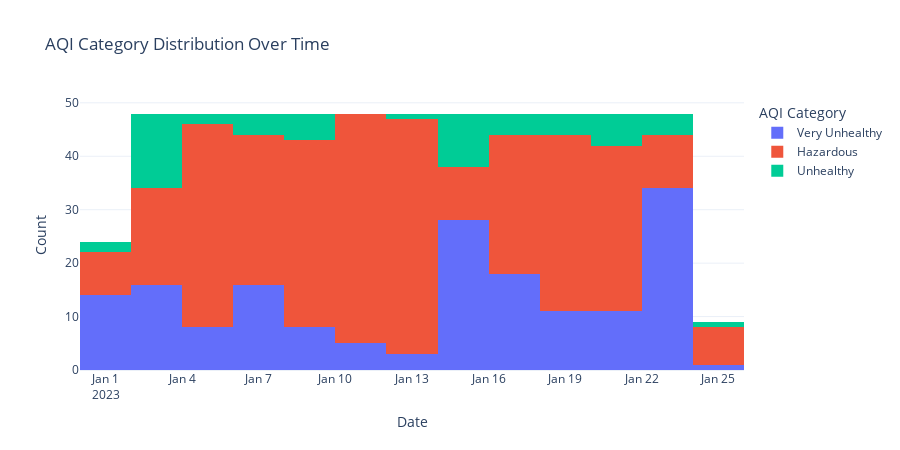

Source (notebook cell):
### Code cell
fig = px.histogram(data, x="date", 
                    color="AQI Category", 
                    title="AQI Category Distribution Over Time")
fig.update_layout(width=900, height=450,
                  xaxis_title="Date", yaxis_title="Count")
fig.show()

### Figure 1 — Plotly figure (JSON) as saved in the notebook; plotly's stock layout.template omitted (floating-point values rounded to 4 significant figures; data arrays with more than 128 entries replaced by an {"elided": "..."} marker saying what was removed)
{"data": [{"alignmentgroup": "True", "bingroup": "x", "hovertemplate": "AQI Category=Very Unhealthy<br>date=%{x}<br>count=%{y}<extra></extra>", "legendgroup": "Very Unhealthy", "marker": {"color": "#636efa", "pattern": {"shape": ""}}, "name": "Very Unhealthy", "offsetgroup": "Very Unhealthy", "orientation": "v", "showlegend": true, "type": "histogram", "x": {"elided": "173 str values"}, "xaxis": "x", "yaxis": "y"}, {"alignmentgroup": "True", "bingroup": "x", "hovertemplate": "AQI Category=Hazardous<br>date=%{x}<br>count=%{y}<extra></extra>", "legendgroup": "Hazardous", "marker": {"color": "#EF553B", "pattern": {"shape": ""}}, "name": "Hazardous", "offsetgroup": "Hazardous", "orientation": "v", "showlegend": true, "type": "histogram", "x": {"elided": "331 str values"}, "xaxis": "x", "yaxis": "y"}, {"alignmentgroup": "True", "bingroup": "x", "hovertemplate": "AQI Category=Unhealthy<br>date=%{x}<br>count=%{y}<extra></extra>", "legendgroup": "Unhealthy", "marker": {"color": "#00cc96", "pattern": {"shape": ""}}, "name": "Unhealthy", "offsetgroup": "Unhealthy", "orientation": "v", "showlegend": true, "type": "histogram", "x": ["2023-01-01T22:00:00", "2023-01-01T23:00:00", "2023-01-02T00:00:00", "2023-01-02T01:00:00", "2023-01-02T17:00:00", "2023-01-02T18:00:00", "2023-01-02T19:00:00", "2023-01-02T20:00:00", "2023-01-02T21:00:00", "2023-01-02T22:00:00", "2023-01-02T23:00:00", "2023-01-03T00:00:00", "2023-01-03T01:00:00", "2023-01-03T04:00:00", "2023-01-03T05:00:00", "2023-01-03T06:00:00", "2023-01-05T17:00:00", "2023-01-05T18:00:00", "2023-01-06T16:00:00", "2023-01-06T17:00:00", "2023-01-06T18:00:00", "2023-01-06T19:00:00", "2023-01-08T15:00:00", "2023-01-08T16:00:00", "2023-01-08T17:00:00", "2023-01-08T18:00:00", "2023-01-09T19:00:00", "2023-01-13T22:00:00", "2023-01-15T06:00:00", "2023-01-15T07:00:00", "2023-01-15T08:00:00", "2023-01-15T09:00:00", "2023-01-15T10:00:00", "2023-01-15T11:00:00", "2023-01-15T12:00:00", "2023-01-15T19:00:00", "2023-01-15T20:00:00", "2023-01-15T21:00:00", "2023-01-16T07:00:00", "2023-01-16T08:00:00", "2023-01-16T09:00:00", "2023-01-16T10:00:00", "2023-01-18T15:00:00", "2023-01-18T16:00:00", "2023-01-18T17:00:00", "2023-01-18T18:00:00", "2023-01-20T02:00:00", "2023-01-20T03:00:00", "2023-01-20T09:00:00", "2023-01-20T10:00:00", "2023-01-20T11:00:00", "2023-01-20T12:00:00", "2023-01-23T09:00:00", "2023-01-23T19:00:00", "2023-01-23T20:00:00", "2023-01-23T21:00:00", "2023-01-24T08:00:00"], "xaxis": "x", "yaxis": "y"}], "layout": {"barmode": "relative", "height": 450, "legend": {"title": {"text": "AQI Category"}, "tracegroupgap": 0}, "title": {"text": "AQI Category Distribution Over Time"}, "width": 900, "xaxis": {"anchor": "y", "autorange": true, "domain": [0, 1], "range": ["2022-12-31", "2023-01-26"], "title": {"text": "Date"}, "type": "date"}, "yaxis": {"anchor": "x", "autorange": true, "domain": [0, 1], "range": [0, 50.53], "title": {"text": "Count"}}}}
